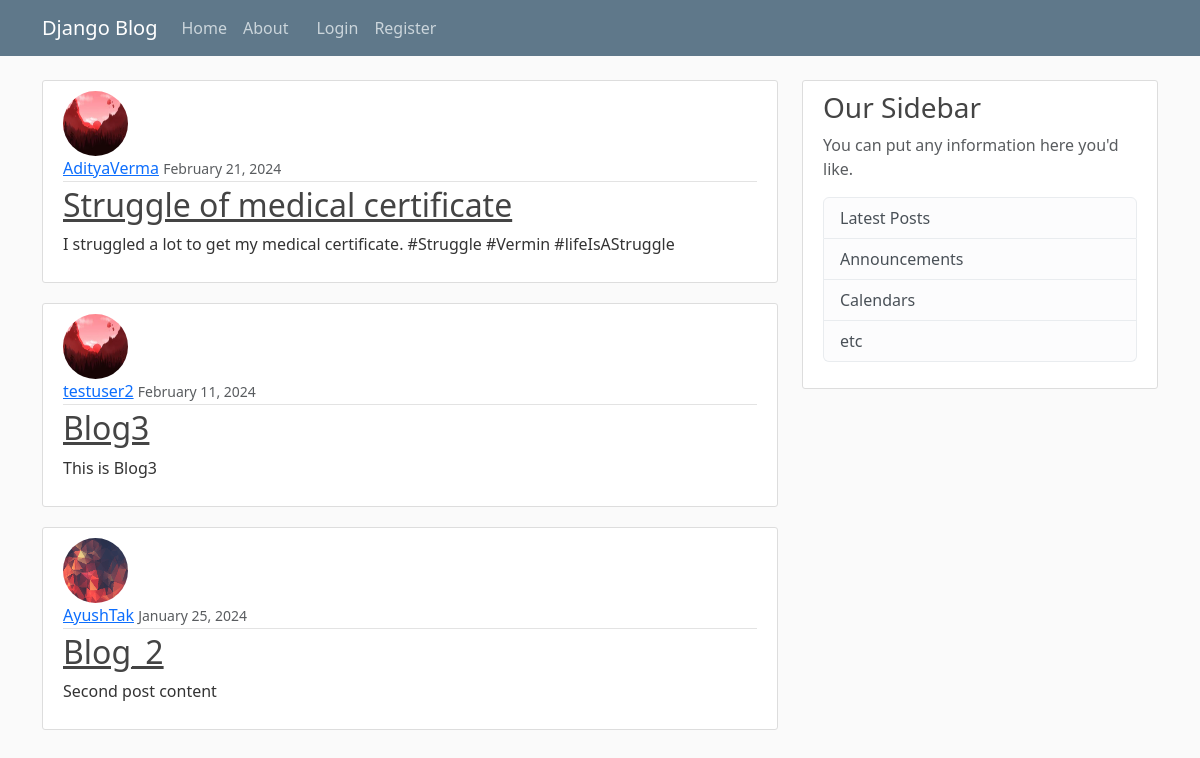
The app's page /, older data.
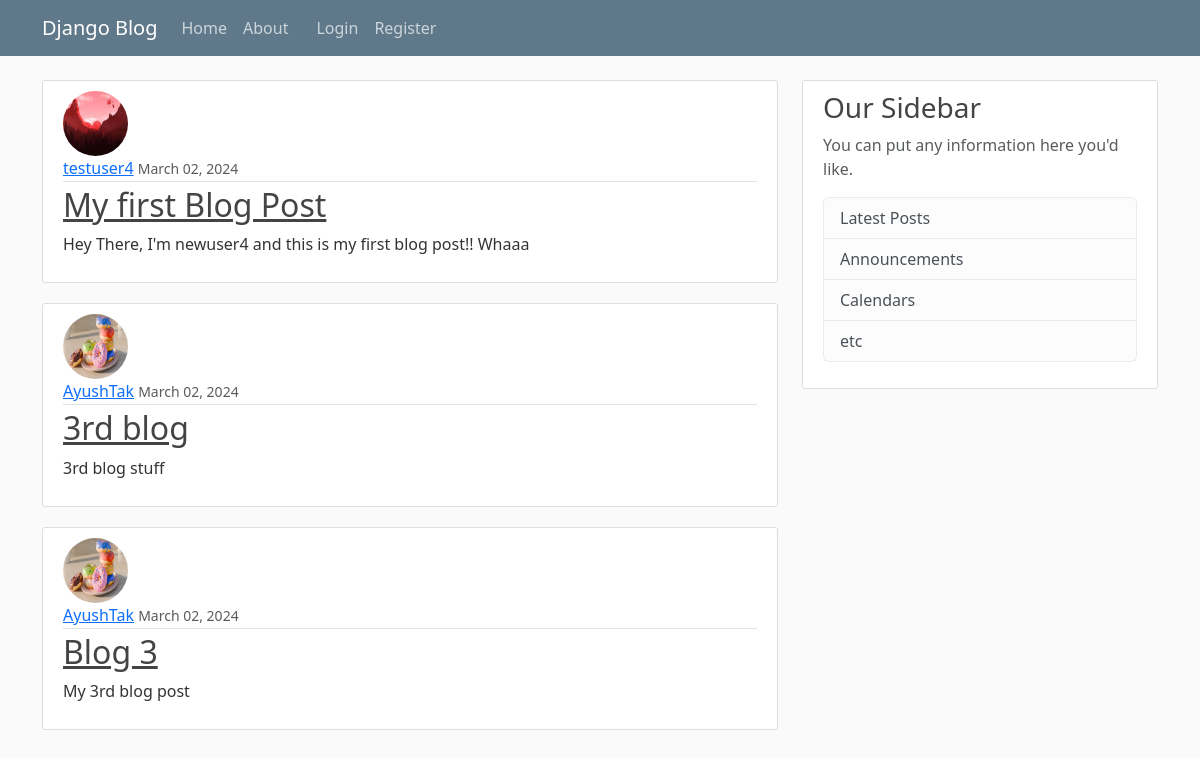
The same page, newer data.
### blog/models.py (models this page shows, shortened)
class Post(models.Model):
    title = models.CharField(max_length = 100)
    content = models.TextField()
    date_posted = models.DateTimeField(default = timezone.now)
    author = models.ForeignKey(User, on_delete = models.CASCADE)

### users/models.py (models this page shows, shortened)
class Profile(models.Model):
    user = models.OneToOneField(User, on_delete=models.CASCADE)
    image = models.ImageField(default='default.jpg', upload_to='profile_pics')

### blog/views.py (the view)
# urls.py: path('', PostListView.as_view(), name="blog_home"),
class PostListView(ListView):
    model = Post
    template_name = "blog/home.html"
    context_object_name = 'posts'
    ordering = ['-date_posted']
    paginate_by = 3

### blog/templates/blog/home.html
{% extends "blog/base.html"%}
{% block content%}
    {%  for post in posts %}
    <article class="media content-section">
      <img src=  "{{post.author.profile.image.url }}" class="rounded-circle article-img">
        <div class="media-body">
          <div class="article-metadata">
            <a class="mr-2" href="#">{{ post.author }}</a>
            <small class="text-muted">{{ post.date_posted|date:"F d, Y" }}</small>
          </div>
          <h2><a class="article-title" href="{% url 'post_detail' post.id %}">{{ post.title }}</a></h2>
          <p class="article-content">{{ post.content }}</p>
        </div>
      </article>
    {% endfor %}
{% endblock content%}

### blog/templates/blog/base.html (shortened to what this page needs)
{% load static %}
<!DOCTYPE html>
<html lang="en">
<head>
    <link href="https://cdn.jsdelivr.net/npm/bootstrap@5.3.2/dist/css/bootstrap.min.css" rel="stylesheet">
    <link rel="stylesheet" href="{% static 'blog/main.css' %}" type="text/css">
</head>
<body>
    <header class="site-header">
        <nav class="navbar navbar-expand-md navbar-dark bg-steel fixed-top">
          <div class="container">
            <a class="navbar-brand mr-4" href="{% url 'blog_home' %}">Django Blog</a>
            <div class="collapse navbar-collapse" id="navbarToggle">
              <div class="navbar-nav mr-auto">
                <a class="nav-item nav-link" href="{% url 'blog_home' %}">Home</a>
                <a class="nav-item nav-link" href="{% url 'blog_about' %}">About</a>
              </div>
              <div class="container justify-content-end">
                <div class="navbar-nav">
                  {% if user.is_authenticated %}
                  <a class="nav-item nav-link" href="{% url 'post_create' %}">New Post</a>
                  <a class="nav-item nav-link" href="{% url 'profile' %}">Profile</a>
                  <form method="post" action="{% url 'logout' %}">
                    {% csrf_token %}
                    <button type="submit" class="btn bg-transparent nav-item nav-link">Logout</button>
                  </form>
                  {% else %}
                  <a class="nav-item nav-link" href="{% url 'login' %}">Login</a>
                  <a class="nav-item nav-link" href="{% url 'register' %}">Register</a>
                  {% endif %}
                </div>
              </div>
            </div>
          </div>
        </nav>
    </header>
    <main role="main" class="container">
        <div class="row">
          <div class="col-md-8">
            {% block content %}{% endblock %}
          </div>
          <div class="col-md-4">
            <div class="content-section">
              <h3>Our Sidebar</h3>
              <p class='text-muted'>You can put any information here you'd like.
                <ul class="list-group">
                  <li class="list-group-item list-group-item-light">Latest Posts</li>
                  <li class="list-group-item list-group-item-light">Announcements</li>
                  <li class="list-group-item list-group-item-light">Calendars</li>
                  <li class="list-group-item list-group-item-light">etc</li>
                </ul>
              </p>
            </div>
          </div>
        </div>
    </main>
</body>
</html>

### blog/static/blog/main.css (style rules this page uses)
body { background: #fafafa; color: #333333; margin-top: 5rem; }
h1, h2, h3, h4, h5, h6 { color: #444444; }
ul { margin: 0; }
.bg-steel { background-color: #5f788a; }
.site-header .navbar-nav .nav-link { color: #cbd5db; }
.content-section { background: #ffffff; padding: 10px 20px; border: 1px solid #dddddd; border-radius: 3px; margin-bottom: 20px; }
.article-title { color: #444444; }
.article-content { white-space: pre-line; }
.article-img { height: 65px; width: 65px; margin-right: 16px; }
.article-metadata { padding-bottom: 1px; margin-bottom: 4px; border-bottom: 1px solid #e3e3e3 }

Row changes from the older to the newer data that the page shows:
removed Post: author.profile.image (placeholder picture), author "AdityaVerma", date_posted "February 21, 2024", title "Struggle of medical certificate", content "I struggled a lot to get my medical certificate. #Struggle #Vermin #lifeIsAStruggle"
removed Post: author.profile.image (placeholder picture), author "testuser2", date_posted "February 11, 2024", title "Blog3", content "This is Blog3"
removed Post: author.profile.image (picture), author "AyushTak", date_posted "January 25, 2024", title "Blog_2", content "Second post content"
added Post: author.profile.image (placeholder picture), author "testuser4", date_posted "March 02, 2024", title "My first Blog Post", content "Hey There, I'm newuser4 and this is my first blog post!! Whaaa"
added Post: author.profile.image (picture), author "AyushTak", date_posted "March 02, 2024", title "3rd blog", content "3rd blog stuff"
added Post: author.profile.image (picture), author "AyushTak", date_posted "March 02, 2024", title "Blog 3", content "My 3rd blog post"
